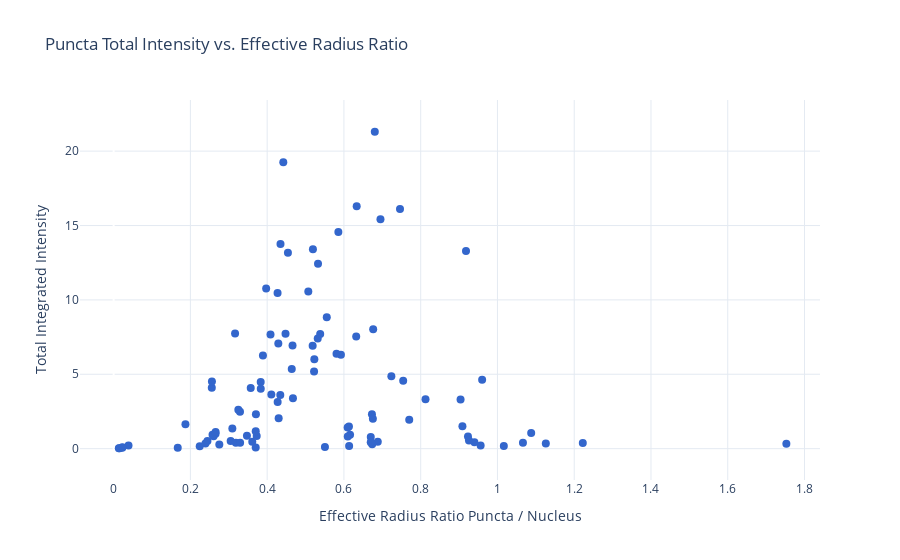

The cell this chart's notebook holds for it:
### Code cell
fig = plot_single_scatter(
    summary,
    x='pct_puncta',
    y='integrated_intensity_sum',
    xlabel='Effective Radius Ratio Puncta / Nucleus',
    ylabel='Total Integrated Intensity',
    title='Puncta Total Intensity vs. Effective Radius Ratio'
)

if save:
    save_fig_as_png(fig, 'figures/scatter/scatter_intensity_radius_ratio.png',
                    height=800, scale=1)

fig

### Figure 1 — Plotly figure (JSON) as saved in the notebook; plotly's stock layout.template omitted (floating-point values rounded to 4 significant figures; data arrays with more than 128 entries replaced by an {"elided": "..."} marker saying what was removed)
{"data": [{"hovertemplate": "pct_puncta=%{x}<br>integrated_intensity_sum=%{y}<extra></extra>", "legendgroup": "", "marker": {"color": "#3366CC", "size": 8, "symbol": "circle"}, "mode": "markers", "name": "", "orientation": "v", "showlegend": false, "type": "scatter", "x": {"elided": "142 float values"}, "xaxis": "x", "y": {"elided": "142 float values"}, "yaxis": "y"}], "layout": {"hovermode": "closest", "plot_bgcolor": "rgba(0,0,0,0)", "showlegend": false, "title": {"text": "Puncta Total Intensity vs. Effective Radius Ratio"}, "xaxis": {"gridcolor": "#E4EAF2", "range": [-0.08764, 1.84], "showgrid": true, "title": {"text": "Effective Radius Ratio Puncta / Nucleus"}, "type": "linear"}, "yaxis": {"gridcolor": "#E4EAF2", "range": [-2.107, 23.44], "showgrid": true, "title": {"text": "Total Integrated Intensity"}, "zeroline": false}}}
